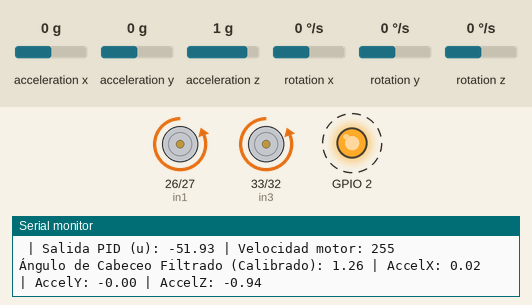
Simulated run of this sketch. Board: ESP32. On the bench: motor-driver pin pairs drawn as motors (green arrow = first pin HIGH = forward, orange = second pin HIGH = backward, longer = more drive, scaled by the enable pin), output pins drawn as LEDs (lit = HIGH), the last lines printed to the serial monitor. Wiring (inferred from the names in the program): MPU-6050 motion sensor at I2C address 0x68. Dashed ring = blinking. The inputs (shaded band) are chosen by the test bench; at power-on: acceleration x 0 g, rotation y 0 °/s, acceleration y 0 g, acceleration z 1 g, rotation x 0 °/s, rotation z 0 °/s.

Above: at 1.3 s.
1.4 s: acceleration x set to 0.2 g
At 1.95 s:
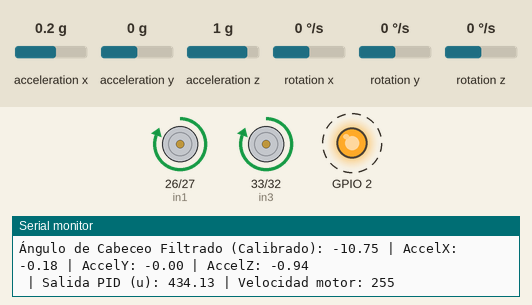
4.4 s: acceleration x set to -0.1 g
At 4.87 s:
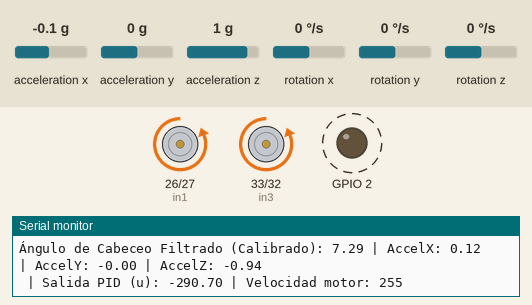
7.4 s: rotation y set to -192 °/s
At 7.87 s:
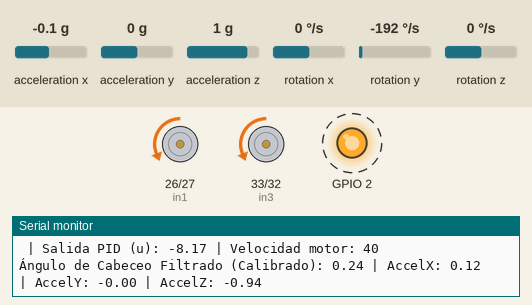
10.4 s: acceleration y set to 0.2 g
At 10.93 s:
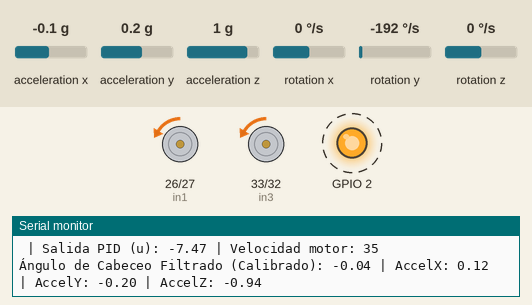
13.4 s: acceleration z set to -0.8 g
16.4 s: acceleration x set to -1.4 g
Timing chart, 0 to 20.4 s (numbered marks = the images above; inputs shaded):
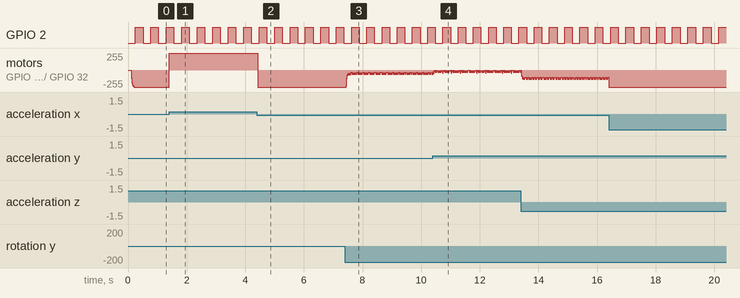

Measured:
- the behaviour switches between 0 and 0.1 g on acceleration x (found by bisection; images 0 and 1)
- after the input at 1.4 s, motor on GPIO 26 (in1) / GPIO 27 (in2), motor on GPIO 33 (in3) / GPIO 32 (in4): backward 255/255 → forward 255/255 at once
- after the input at 4.4 s, motor on GPIO 26 (in1) / GPIO 27 (in2), motor on GPIO 33 (in3) / GPIO 32 (in4): forward 255/255 → backward 255/255 at once
- by itself, GPIO 2: alternates HIGH for 0.26 s and LOW for 0.26 s

The sketch:

LucaGay2.0.ino
```cpp
#include <Wire.h>

// Pines de conexión al driver L298N
const int enA = 25;   // Pin Enable A (control de velocidad PWM)
const int in1 = 26;   // Pin de entrada 1 para el motor A
const int in2 = 27;   // Pin de entrada 2 para el motor A
const int enB = 13;   // Pin Enable A (control de velocidad PWM)
const int in3 = 33;   // Pin de entrada 1 para el motor A
const int in4 = 32;   // Pin de entrada 2 para el motor A

// Dirección I2C del MPU6050
const int MPU6050_ADDR = 0x68;

// Valores de offset y factor de escala obtenidos en la calibración
float accelOffsetX = 339.92;
float accelOffsetY = -48.66;
float accelOffsetZ = 1072.10;
float accelScaleFactorX = -1.00;
float accelScaleFactorY = -1.00;
float accelScaleFactorZ = -1.01;

// Variables para almacenar las lecturas del sensor (calibradas)
float accelXCal, accelYCal, accelZCal;
float gyroX, gyroY, gyroZ;

// Variables para el filtro de Kalman (simplificado para el ángulo de cabeceo - pitch)
float pitch = 0;       // Ángulo de cabeceo estimado
float pitchRate = 0;   // Velocidad angular de cabeceo medida
float kalmanGain = 0.5; // Ganancia del filtro de Kalman (ajustar este valor)

// Tiempo transcurrido entre lecturas
unsigned long previousTime = 0;
float deltaTime;

// Variables globales para la implentación
float P = 0; // Acción Proporcional
float I = 0; // Acción Integral
float D = 0; // Acción Derivativa
float r = 0.0; // Set point (ángulo objetivo: vertical = 0 grados)
float y = 0;   // Estado actual (ángulo filtrado)
float u = 0;   // Salida del PID
int uPWM = 0;  // Valor PWM para el motor
float anguloPitchFiltrado = 0;
int velocidad = 0;

long TsMicroSegundos = 10000;
float TsSegundos = 0.01; // Corrección: 10000 microsegundos = 0.01 segundos

// ... (Funciones initMPU6050, leerSensoresCalibrados, Blink, obtenerPitchFiltradoCalibrado, MovingAverange) ...
// Función para inicializar el MPU6050
bool initMPU6050() {
  Wire.beginTransmission(MPU6050_ADDR);
  Wire.write(0x6B); // Registro de Power Management 1
  Wire.write(0);    // Desactivar el modo de sleep
  if (Wire.endTransmission() != 0) {
    Serial.println("Error al inicializar el MPU6050");
    return false;
  }
  // Configurar el giroscopio (opcional)
  Wire.beginTransmission(MPU6050_ADDR);
  Wire.write(0x1B); // Registro de Configuración del Giroscopio
  Wire.write(0x00); // Rango de ±250 °/s
  Wire.endTransmission();

  // Configurar el acelerómetro (opcional)
  Wire.beginTransmission(MPU6050_ADDR);
  Wire.write(0x1C); // Registro de Configuración del Acelerómetro
  Wire.write(0x00); // Rango de ±2g
  Wire.endTransmission();

  delay(100);
  return true;
}
// Función para leer los datos del MPU6050 y aplicar la calibración
void leerSensoresCalibrados() {
  Wire.beginTransmission(MPU6050_ADDR);
  Wire.write(0x3B); // Registro del primer byte de la aceleración
  Wire.endTransmission(false);
  Wire.requestFrom(MPU6050_ADDR, 6, true);
  int16_t rawAccelX = (Wire.read() << 8) | Wire.read();
  int16_t rawAccelY = (Wire.read() << 8) | Wire.read();
  int16_t rawAccelZ = (Wire.read() << 8) | Wire.read();

  accelXCal = (rawAccelX - accelOffsetX) / 16384.0 * accelScaleFactorX;
  accelYCal = (rawAccelY - accelOffsetY) / 16384.0 * accelScaleFactorY;
  accelZCal = (rawAccelZ - accelOffsetZ) / 16384.0 * accelScaleFactorZ;

  Wire.beginTransmission(MPU6050_ADDR);
  Wire.write(0x43); // Registro del primer byte de la velocidad angular
  Wire.endTransmission(false);
  Wire.requestFrom(MPU6050_ADDR, 6, true);
  int16_t rawGyroX = (Wire.read() << 8) | Wire.read();
  int16_t rawGyroY = (Wire.read() << 8) | Wire.read();
  int16_t rawGyroZ = (Wire.read() << 8) | Wire.read();

  gyroX = rawGyroX / 131.0;
  gyroY = rawGyroY / 131.0;
  gyroZ = rawGyroZ / 131.0;
}

// Funcion Parpadeo
void Blink(unsigned long interval)
{
	static unsigned long previousMillis = 0;        // will store last time LED was updated
	//const long interval = 1000;           // interval at which to blink (milliseconds)
	unsigned long currentMillis = millis();
	static bool estadoPin=false;

	if(currentMillis - previousMillis > interval)
	{
		previousMillis = currentMillis;
		estadoPin==false? estadoPin=true : estadoPin=false;
		digitalWrite(2, estadoPin);
	}
}

// Función para leer los datos del MPU6050 y aplicar un filtro de Kalman simplificado (con lecturas calibradas)
float obtenerPitchFiltradoCalibrado() {
  leerSensoresCalibrados();

  unsigned long currentTime = millis();
  deltaTime = (currentTime - previousTime) / 1000.0;
  previousTime = currentTime;

  pitch = pitch + gyroY * deltaTime;

  float accelPitch = atan2(accelXCal, sqrt(accelYCal * accelYCal + accelZCal * accelZCal)) * 180 / PI;

  pitch = kalmanGain * (pitch + gyroY * deltaTime) + (1 - kalmanGain) * accelPitch;

  return pitch;
}

float MovingAverange(float nuevoValor){
	// Filtro Moving Averange implementado con buffer circular

	const long buffersize=11;					// Tama o del Buffer. El tama o utilizable es n-1, por los  ndices.
	static float buffer[buffersize]={0};			// Buffer
	static long indexentrante=1;				// Indice que apunta al valor entrante
	static long indexsaliente=indexentrante+1;	// Indice que apunta al valor saliente. Debe estar adelante de indexentrante
	static float suma=0;						// valor donde se suma el contenido del buffer.


	// Carga del nuevo valor y actualizaci n del  ndice.
	buffer[indexentrante]=nuevoValor;
	suma=suma+buffer[indexentrante]-buffer[indexsaliente];

	indexentrante==(buffersize-1)? indexentrante=0 : indexentrante++;
	indexsaliente==(buffersize-1)? indexsaliente=0 : indexsaliente++;
	return suma/(buffersize-1);

}

void PID() {
  float Kp = 40;
  float Ki = 2;
  float Kd = 0;
  float ek = 0;
  static float yk_1 = 0;
  static float Ikplus1 = 0;

  ek = r - y; // Error = Setpoint - Estado Actual

  // Acción proporcional
  P = Kp * ek;

  // Acción integral
  I = Ikplus1;

  // Acción derivativa
  D = -Kd * (y - yk_1) / TsSegundos;
  D = MovingAverange(D);
  D = constrain(D, -10, 10);

  // Acción de control
  u = P + I + D;

  // Actualización de la acción integral
  if (abs(ek) > 0.1) {
    Ikplus1 = Ikplus1 + Ki * ek * TsSegundos;
    Ikplus1 = constrain(Ikplus1, -4, 4);
  }

  // Actualización del estado anterior
  yk_1 = y;
}

void moverMotores(float controlSalida) {
  int pwmValue = 0;
  //int direction = 0;

  // Mapear la salida del PID al rango de velocidad PWM (ajusta estos rangos)
  pwmValue = map(abs(controlSalida), 0, 50, 0, 255); // Ejemplo de mapeo: salida PID de -50 a 50 a PWM 0 a 255
  pwmValue = constrain(pwmValue, 0, 255);

  // Determinar la dirección del motor según el signo de la salida del PID
  if (controlSalida > 0) {
    // Necesita corregir hacia adelante (ajusta la dirección según tu robot)
    digitalWrite(in1, HIGH);
    digitalWrite(in2, LOW);
    digitalWrite(in3, HIGH);
    digitalWrite(in4, LOW);
  } else if (controlSalida < 0) {
    // Necesita corregir hacia atrás (ajusta la dirección según tu robot)
    digitalWrite(in1, LOW);
    digitalWrite(in2, HIGH);
    digitalWrite(in3, LOW);
    digitalWrite(in4, HIGH);
  } else {
    // No se necesita corrección
    digitalWrite(in1, LOW);
    digitalWrite(in2, LOW);
    digitalWrite(in3, LOW);
    digitalWrite(in4, LOW);
    pwmValue = 0;
  }


  analogWrite(enA, pwmValue);
  analogWrite(enB, pwmValue);
  velocidad = pwmValue; // Actualiza la variable global de velocidad para el serial print
}


void setup() {

    // Configura los pines como salidas
  pinMode(2,OUTPUT);
  pinMode(enA, OUTPUT);
  pinMode(in1, OUTPUT);
  pinMode(in2, OUTPUT);
  pinMode(enB, OUTPUT);
  pinMode(in3, OUTPUT);
  pinMode(in4, OUTPUT);

  // Inicializa el motor detenido
  digitalWrite(in3, LOW);
  digitalWrite(in4, LOW);
  analogWrite(enB, 0); // 0% de velocidad

    // Inicializa el motor detenido
  digitalWrite(in1, LOW);
  digitalWrite(in2, LOW);
  analogWrite(enA, 0); // 0% de velocidad

  Serial.begin(115200);
  Wire.begin();
  Wire.setClock(400000);

  if (initMPU6050()) {
    Serial.println("MPU6050 inicializado correctamente");
  } else {
    Serial.println("Falló la inicialización del MPU6050");
    while (1);
  }

  previousTime = millis();
}
void loop() {
  Blink(250);
  anguloPitchFiltrado = obtenerPitchFiltradoCalibrado();
  y = anguloPitchFiltrado; // El ángulo filtrado es el estado actual para el PID

  PID(); // Calcula la salida del PID

  moverMotores(u); // Usa la salida del PID para controlar los motores

  Serial.print("Ángulo de Cabeceo Filtrado (Calibrado): ");
  Serial.print(anguloPitchFiltrado);
  Serial.print(" | AccelX: ");
  Serial.print(accelXCal);
  Serial.print(" | AccelY: ");
  Serial.print(accelYCal);
  Serial.print(" | AccelZ: ");
  Serial.println(accelZCal);
  Serial.print(" | Salida PID (u): ");
  Serial.print(u);
  Serial.print(" | Velocidad motor: ");
  Serial.println(velocidad);

  delay(10);
}
```
